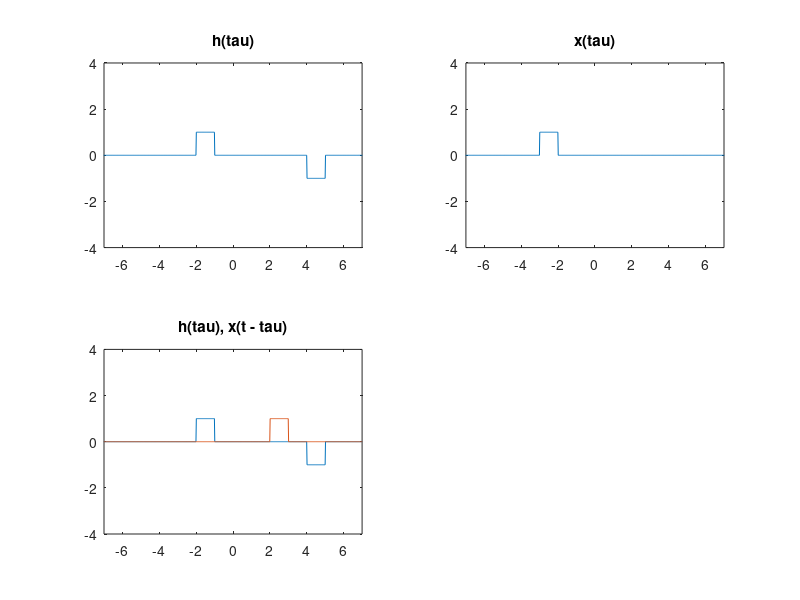

This figure's MATLAB source: (Note: this script raises an error after producing the figure.)
clear;
clc;

T = 5;
%t=-5*T:1/2*T:5*T; 

t = linspace(-10,10,1e3);

y=1*rectpuls((t+1.5),1) - rectpuls((t -4.5),1);

x = rectpuls((t + 2.5),1);

z = rectpuls((t - 2.5),1);

subplot(2,2,1);
plot(t,y)
axis([-7 7 -4 4]);
title('h(tau)');

subplot(2,2,2);
plot(t,x)
axis([-7 7 -4 4]);
title('x(tau)');

subplot(2,2,3);
plot(t,y,t,z)
axis([-7 7 -4 4]);
title('h(tau), x(t - tau)');


syms t;
syms tau;
%'for interval 1 < t < 2'
int(-1,tau,1,t)

%'for interval 2 < t < 3'
int(-1,tau,t-1,2)

%'for interval -5 < t < -4'
int(1,tau,-5,t)

%'for interval -4 < t < -3'
int(1,tau,t-1,-4)

%%
% plotting y(t)
t = linspace(-10,10,1e3);
x = triangularPulse(-5,-4,-3,t) - triangularPulse(1,2,3,t);

plot(t,x)
axis([-6 4 -2 2])
title('y(t)');
